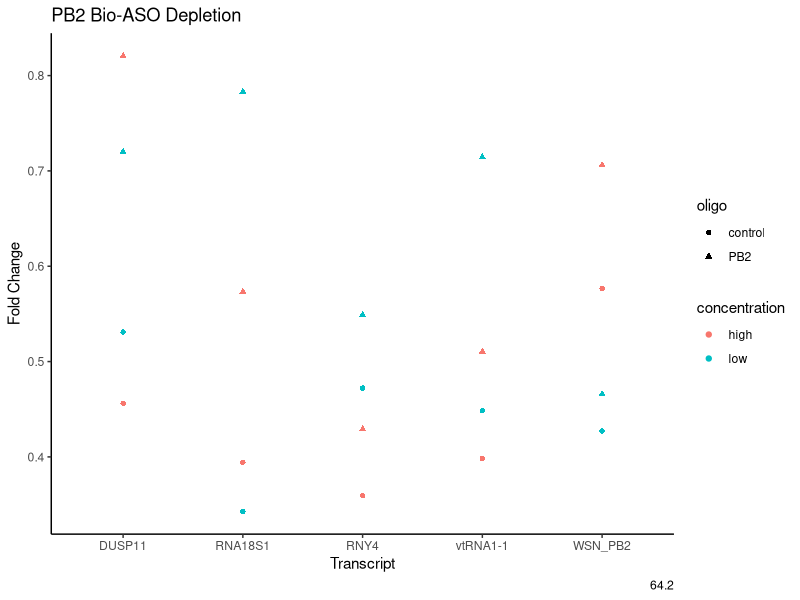
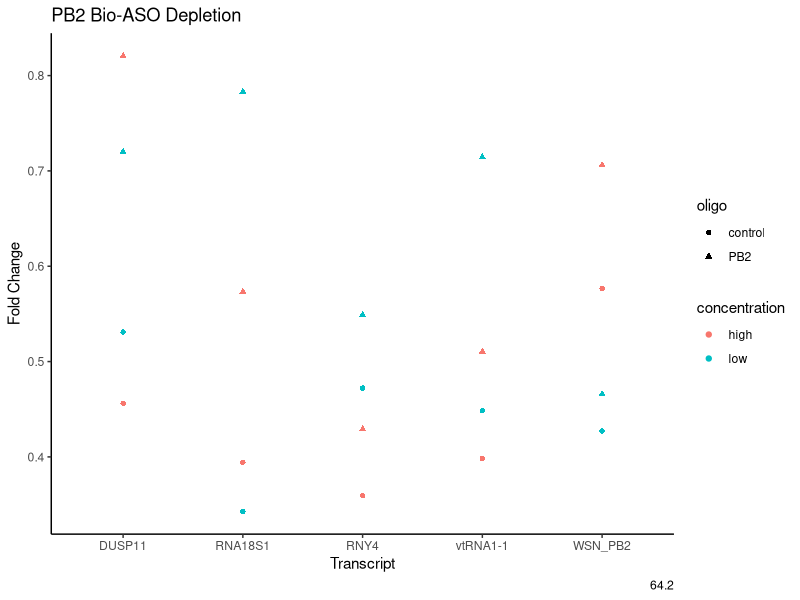

The R script that drew these images, in order:
library(tidyverse)

df <- read.csv("TN064/64.2/TN064.2_filtered.csv")

data <- df %>%
  group_by(Sample.Name, Target.Name) %>%
  summarize(mean_Ct = mean(CT, na.rm = TRUE), .groups = "drop") %>%
  separate(Sample.Name, into = c("oligo", "concentration", "condition"), sep = "_")

final <- data %>%
  pivot_wider(names_from = condition, values_from = mean_Ct) %>%
  mutate(delta_ct = enrich - input + log2(0.1^-1)) %>%
  mutate(fold_change = 2^-(delta_ct))

 p <- ggplot(final, aes(x = Target.Name, y = fold_change, color = concentration)) +
   geom_point(aes(shape=oligo)) +
   theme_classic() +
   labs(title = "PB2 Bio-ASO Depletion",
        x = "Transcript",
        y = "Fold Change",
        caption = "64.2"
   )
 print(p)
 ggsave("TN064/64.2/TN064.2_foldchange_plot.png", plot = p, width = 8, height = 6, dpi = 300) 
 
 